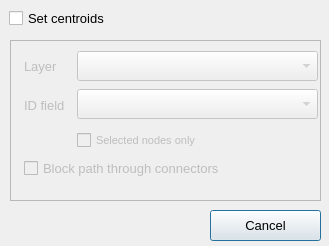
<?xml version="1.0" encoding="UTF-8"?>
<ui version="4.0">
 <class>advanced_graph_details</class>
 <widget class="QDialog" name="advanced_graph_details">
  <property name="geometry">
   <rect>
    <x>0</x>
    <y>0</y>
    <width>329</width>
    <height>246</height>
   </rect>
  </property>
  <property name="windowTitle">
   <string>Graph Centroids setting</string>
  </property>
  <widget class="QPushButton" name="but_ok">
   <property name="geometry">
    <rect>
     <x>210</x>
     <y>210</y>
     <width>111</width>
     <height>31</height>
    </rect>
   </property>
   <property name="font">
    <font>
     <pointsize>10</pointsize>
    </font>
   </property>
   <property name="text">
    <string>Cancel</string>
   </property>
  </widget>
  <widget class="QCheckBox" name="chb_set_centroids">
   <property name="geometry">
    <rect>
     <x>9</x>
     <y>10</y>
     <width>111</width>
     <height>17</height>
    </rect>
   </property>
   <property name="font">
    <font>
     <pointsize>10</pointsize>
    </font>
   </property>
   <property name="text">
    <string>Set centroids</string>
   </property>
  </widget>
  <widget class="QFrame" name="frm_all_items">
   <property name="enabled">
    <bool>false</bool>
   </property>
   <property name="geometry">
    <rect>
     <x>10</x>
     <y>40</y>
     <width>311</width>
     <height>161</height>
    </rect>
   </property>
   <property name="frameShape">
    <enum>QFrame::StyledPanel</enum>
   </property>
   <property name="frameShadow">
    <enum>QFrame::Raised</enum>
   </property>
   <widget class="QCheckBox" name="chb_path_through_centroids">
    <property name="geometry">
     <rect>
      <x>14</x>
      <y>120</y>
      <width>251</width>
      <height>17</height>
     </rect>
    </property>
    <property name="font">
     <font>
      <pointsize>10</pointsize>
     </font>
    </property>
    <property name="text">
     <string>Block path through connectors</string>
    </property>
   </widget>
   <widget class="QgsMapLayerComboBox" name="cob_centroids_layer">
    <property name="geometry">
     <rect>
      <x>67</x>
      <y>11</y>
      <width>241</width>
      <height>30</height>
     </rect>
    </property>
   </widget>
   <widget class="QLabel" name="lblnodematch_11">
    <property name="geometry">
     <rect>
      <x>14</x>
      <y>18</y>
      <width>51</width>
      <height>16</height>
     </rect>
    </property>
    <property name="font">
     <font>
      <pointsize>10</pointsize>
     </font>
    </property>
    <property name="text">
     <string>Layer</string>
    </property>
   </widget>
   <widget class="QLabel" name="lblnodematch_12">
    <property name="geometry">
     <rect>
      <x>14</x>
      <y>57</y>
      <width>51</width>
      <height>16</height>
     </rect>
    </property>
    <property name="font">
     <font>
      <pointsize>10</pointsize>
     </font>
    </property>
    <property name="text">
     <string>ID field</string>
    </property>
   </widget>
   <widget class="QCheckBox" name="chb_use_node_selection">
    <property name="geometry">
     <rect>
      <x>67</x>
      <y>90</y>
      <width>131</width>
      <height>20</height>
     </rect>
    </property>
    <property name="font">
     <font>
      <pointsize>8</pointsize>
      <weight>50</weight>
      <italic>false</italic>
      <bold>false</bold>
     </font>
    </property>
    <property name="text">
     <string>Selected nodes only</string>
    </property>
   </widget>
   <widget class="QComboBox" name="cob_centroid_id">
    <property name="geometry">
     <rect>
      <x>67</x>
      <y>49</y>
      <width>241</width>
      <height>30</height>
     </rect>
    </property>
   </widget>
  </widget>
 </widget>
 <customwidgets>
  <customwidget>
   <class>QgsMapLayerComboBox</class>
   <extends>QComboBox</extends>
   <header>qgsmaplayercombobox.h</header>
  </customwidget>
 </customwidgets>
 <tabstops>
  <tabstop>chb_path_through_centroids</tabstop>
  <tabstop>chb_set_centroids</tabstop>
  <tabstop>but_ok</tabstop>
 </tabstops>
 <resources/>
 <connections/>
</ui>
